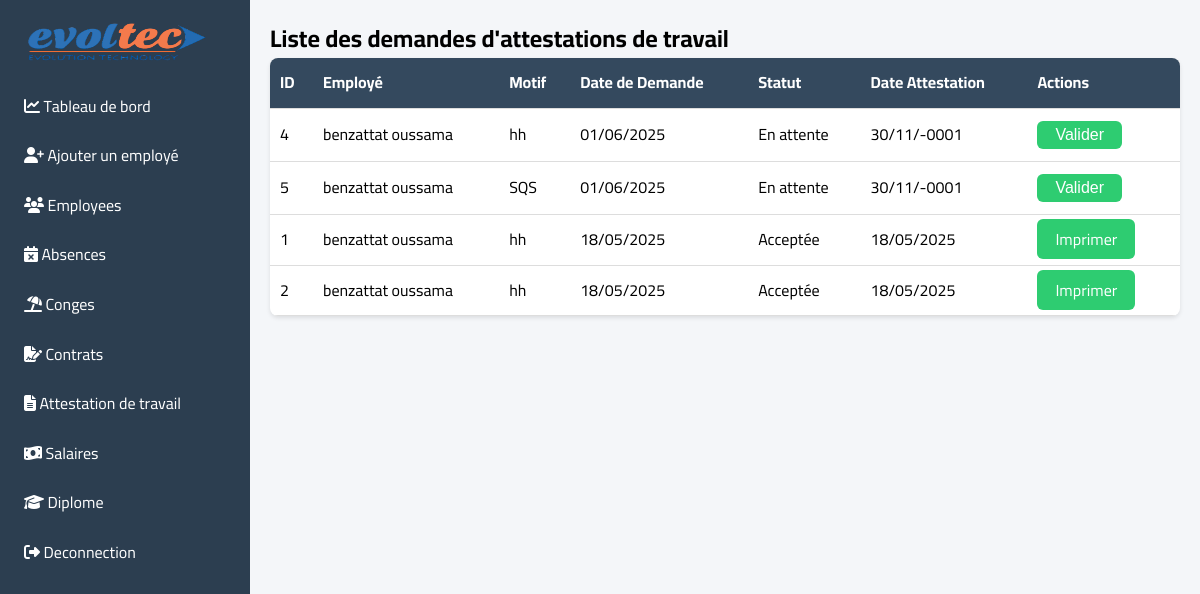
The page /admin/admin_attestation_global.php (signed in) on the database its author committed.
### tables this page shows
CREATE TABLE IF NOT EXISTS `attestation` (
  `ID_ATTESTATION` int NOT NULL AUTO_INCREMENT,
  `ID_EMP` int NOT NULL,
  `MOTIF` text NOT NULL,
  `DATE_DEMANDE` date NOT NULL,
  `STATUT` varchar(20) DEFAULT 'En attente',
  `DATE_ATTESTATION` date NOT NULL,
  PRIMARY KEY (`ID_ATTESTATION`),
  KEY `FK_ATTESTATION_EMPLOYEE` (`ID_EMP`)
);

CREATE TABLE IF NOT EXISTS `employee` (
  `ID_EMP` int NOT NULL AUTO_INCREMENT,
  `N__SERVICE` int NOT NULL,
  `NOM_EMP` varchar(20) DEFAULT NULL,
  `PRENOM_EMP` varchar(20) DEFAULT NULL,
  `DATE_EMP` date DEFAULT NULL,
  `TEL_EMP` varchar(20) DEFAULT NULL,
  `EMAIL_EMP` varchar(30) DEFAULT NULL,
  `ADRESSE_EMP` varchar(50) DEFAULT NULL,
  `DATEEMBAUCH_EMP` date DEFAULT NULL,
  `NOMBRE_D_ENFANT` int DEFAULT NULL,
  `NOM_UTILISATEUR` varchar(20) DEFAULT NULL,
  `MOT_DE_PASSE` varchar(40) DEFAULT NULL,
  `ROLES` varchar(20) DEFAULT NULL,
  `NOMBRE_JOURS_CONGE` int NOT NULL DEFAULT '30',
  PRIMARY KEY (`ID_EMP`),
  UNIQUE KEY `NOM_UTILISATEUR_2` (`NOM_UTILISATEUR`),
  KEY `FK_EMPLOYEE_TRAVAILLE_SERVICE` (`N__SERVICE`),
  KEY `NOM_UTILISATEUR` (`NOM_UTILISATEUR`)
);

### classes/attestation.php (called while the page is built, shortened)
<?php
require_once __DIR__ . '/../config/database.php';
class Attestation {
    private $conn;
    private $table_name = "attestation";
    public function __construct() {
        $database = new Database();
        $this->conn = $database->getConnection();
    }
    public function getAll() {
        $query = "SELECT * FROM " . $this->table_name . " ORDER BY DATE_DEMANDE DESC";
        $stmt = $this->conn->prepare($query);
        $stmt->execute();
        return $stmt->fetchAll(PDO::FETCH_ASSOC);
    }
}

### config/database.php (called while the page is built, shortened)
<?php
class Database {
    private $host = "localhost";
    private $db_name = "gestion_personnel";
    private $username = "root";
    private $password = "";
    public function getConnection() {
        $this->conn = null;
        try {
            $this->conn = new PDO(
                "mysql:host=" . $this->host . ";dbname=" . $this->db_name,
                $this->username,
                $this->password
            );
            $this->conn->setAttribute(PDO::ATTR_ERRMODE, PDO::ERRMODE_EXCEPTION);
        } catch(PDOException $e) {
            echo "Connection Error: " . $e->getMessage();
        }
        return $this->conn;
    }
}
?>

### classes/Employee.php (called while the page is built, shortened)
<?php
require_once __DIR__ . '/../config/database.php';
class Employee {
    private $conn;
    public function __construct() {
        $database = new Database();
        $this->conn = $database->getConnection();
    }
    public function getById($id) {
      try {
        $stmt = $this->conn->prepare("
            SELECT e.*, s.NOM_SERVICE
            FROM EMPLOYEE e
            LEFT JOIN SERVICE s ON e.N__SERVICE = s.N__SERVICE
            WHERE e.ID_EMP = :id
        ");
        $stmt->bindParam(':id', $id);
        $stmt->execute();
        return $stmt->fetch(PDO::FETCH_ASSOC);
    } catch (PDOException $e) {
        error_log("Error in Employee::getById: " . $e->getMessage());
        return null;
    }
    }
}

### admin/admin_attestation_global.php (the view, shortened to what this page needs)
<?php
require_once '../classes/attestation.php';
require_once '../classes/Employee.php';
$attestation = new Attestation();
$employee = new Employee();
$attestations = $attestation->getAll();
?>
<!DOCTYPE html>
<html lang="fr">
<head>
    <link rel="stylesheet" href="../assets/css/style.css">
    <link rel="stylesheet" href="https://cdnjs.cloudflare.com/ajax/libs/font-awesome/6.5.0/css/all.min.css">
</head>
<body>
<div class="dashboard-container">
        <div class="sidebar">
            <img class="logo2" src="../img/evolteclogo-Photoroom.png" alt="">
            <ul>
                <li><a href="dashboard.php"><i class="fas fa-chart-line"></i> Tableau de bord</a></li>
                <li><a href="create_employee.php"><i class="fas fa-user-plus"></i> Ajouter un employé </a></li>
                <li><a href="employees.php"><i class="fas fa-users"></i> Employees</a></li>
                <li><a href="absences.php"><i class="fas fa-calendar-times"></i> Absences</a></li>
                <li><a href="vacations.php"><i class="fas fa-umbrella-beach"></i> Conges</a></li>
                <li><a href="contracts.php"><i class="fas fa-file-signature"></i> Contrats</a></li>
                <li><a href="admin_attestation_global.php"><i class="fas fa-file-alt"></i> Attestation de travail</a></li>
                <li><a href="salaire.php"><i class="fas fa-money-bill-wave"></i> Salaires</a></li>
                <li><a href="diplome.php"><i class="fas fa-graduation-cap"></i> Diplome</a></li>
                <li><a href="../logout.php"><i class="fas fa-sign-out-alt"></i> Deconnection</a></li>
            </ul>
        </div>
<div class="all">
    <div class="formulaire">
        <h2>Liste des demandes d'attestations de travail</h2>
    </div>
<div>
    <table>
        <thead>
            <tr>
                <th>ID</th>
                <th>Employé</th>
                <th>Motif</th>
                <th>Date de Demande</th>
                <th>Statut</th>
                <th>Date Attestation</th>
                <th>Actions</th>
            </tr>
        </thead>
        <tbody>
            <?php foreach ($attestations as $a):
                $emp = $employee->getById($a['ID_EMP']);
                ?>
                <tr>
                    <td><?= $a['ID_ATTESTATION'] ?></td>
                    <td><?= $emp['NOM_EMP'] . ' ' . $emp['PRENOM_EMP'] ?></td>
                    <td><?= $a['MOTIF'] ?></td>
                    <td><?= date('d/m/Y', strtotime($a['DATE_DEMANDE'])) ?></td>
                    <td><?= $a['STATUT'] ?></td>
                    <td><?= $a['DATE_ATTESTATION'] ? date('d/m/Y', strtotime($a['DATE_ATTESTATION'])) : '---' ?></td>
                    <td>
                        <?php if ($a['STATUT'] === 'En attente'): ?>
                            <form method="POST">
                                <button type="submit" class="btn">Valider</button>
                            </form>
                        <?php endif; ?>
                        <?php if ($a['STATUT'] === 'Acceptée'): ?>
                            <a class="btn" href="imprimer_attestation.php?id=<?= $a['ID_ATTESTATION'] ?>" target="_blank">Imprimer</a>
                        <?php endif; ?>
                    </td>
                </tr>
            <?php endforeach; ?>
        </tbody>
        </table>
</div>
</div>
</div>
</body>
</html>

### assets/css/style.css (style rules this page uses)
* { margin: 0; padding: 0; box-sizing: border-box; }
body { font-family: Arial, sans-serif; line-height: 1.6; background-color: #f4f6f9; font-family: "Cairo", sans-serif; }
.dashboard-container { display: flex; min-height: 100vh; }
.sidebar { min-width: 250px; background: #2c3e50; color: white; padding: 1rem; }
.sidebar ul { list-style: none; }
ul { margin-top: -20px; }
.sidebar li { margin-bottom: 0.5rem; }
.sidebar a { color: white; text-decoration: none; display: block; padding: 0.5rem; border-radius: 4px; }
.btn { padding: 0.5rem 1rem; border: none; border-radius: 4px; cursor: pointer; font-size: 1rem; }
table { width: 100%; border-collapse: collapse; background: white; border-radius: 8px; overflow: hidden; box-shadow: 0 2px 4px rgba(0,0,0,0.1); }
th, td { padding: 12px 10px; border-bottom: 1px solid #ddd; text-align: left; }
th { background-color: #34495e; color: #fff; }
.sidebar .logo2 { height: 50px; width: 90%; margin-bottom: 2rem; }

### admin/admin_attestation_global.php (style rules this page uses)
table { width: 100%; border-collapse: collapse; }
th, td { padding: 12px 10px; border-bottom: 1px solid #ddd; text-align: left; }
th { background-color: #34495e; color: #fff; }
form { display: inline; }
.btn { background-color: #2ecc71; color: white; padding: 5px 18px; border: none; border-radius: 6px; cursor: pointer; margin-right: 5px; text-decoration: none; }
.all { width:100%; margin:20px; font-family: "Cairo", sans-serif; }
.dashboard-container { font-family: "Cairo", sans-serif; }
.sidebar { width: 289px; background:34495e; color: white; padding: 1rem; }
.sidebar .logo2 { height: 50px; width: 90%; margin-bottom: 2rem; }

### rows shown on the page
attestation: ID_ATTESTATION "4", ID_EMP.NOM_EMP "benzattat", ID_EMP.PRENOM_EMP "oussama", MOTIF "hh", DATE_DEMANDE "01/06/2025", STATUT "En attente", DATE_ATTESTATION "30/11/-0001"
attestation: ID_ATTESTATION "5", ID_EMP.NOM_EMP "benzattat", ID_EMP.PRENOM_EMP "oussama", MOTIF "SQS", DATE_DEMANDE "01/06/2025", STATUT "En attente", DATE_ATTESTATION "30/11/-0001"
attestation: ID_ATTESTATION "1", ID_EMP.NOM_EMP "benzattat", ID_EMP.PRENOM_EMP "oussama", MOTIF "hh", DATE_DEMANDE "18/05/2025", STATUT "Acceptée", DATE_ATTESTATION "18/05/2025"
attestation: ID_ATTESTATION "2", ID_EMP.NOM_EMP "benzattat", ID_EMP.PRENOM_EMP "oussama", MOTIF "hh", DATE_DEMANDE "18/05/2025", STATUT "Acceptée", DATE_ATTESTATION "18/05/2025"
